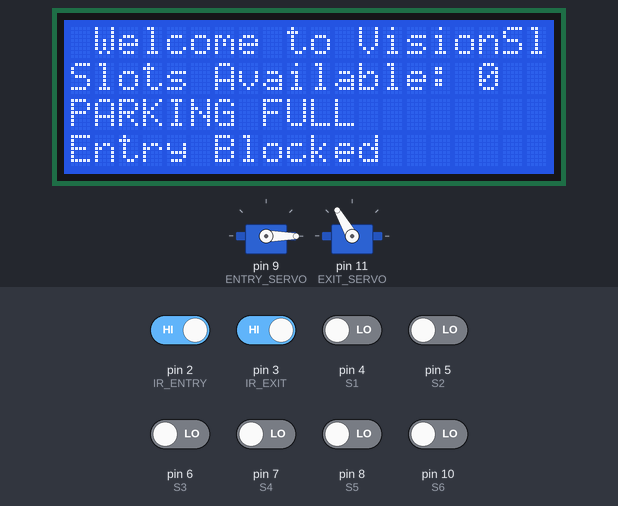
The sketch below on a simulated Arduino Uno, built with avr-gcc and run on an emulated ATmega328P. Parts: 20×4 character LCD, 2 × servo. Inputs (shaded band) come from the test bench; at power-on: pin 2 (IR_ENTRY), pin 3 (IR_EXIT) HIGH, pin 4 (S1), pin 5 (S2), pin 6 (S3), pin 7 (S4), pin 8 (S5), pin 10 (S6) LOW.

Above: at 1.2 s.
1.3 s: pin 4 (S1) driven HIGH
At 1.66 s:
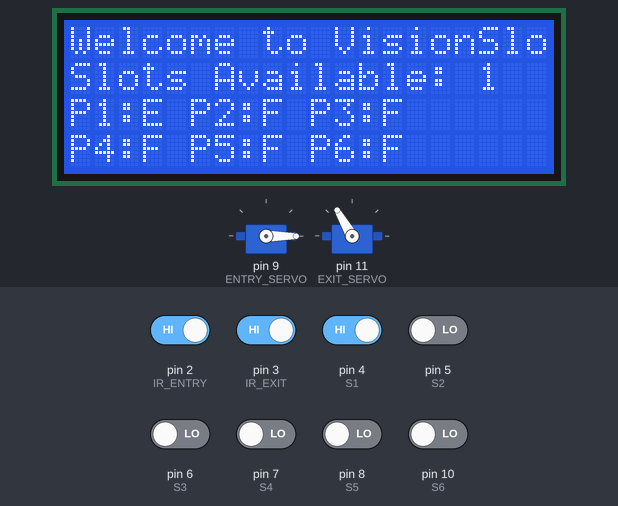
4.3 s: pin 5 (S2) driven HIGH
At 4.93 s:
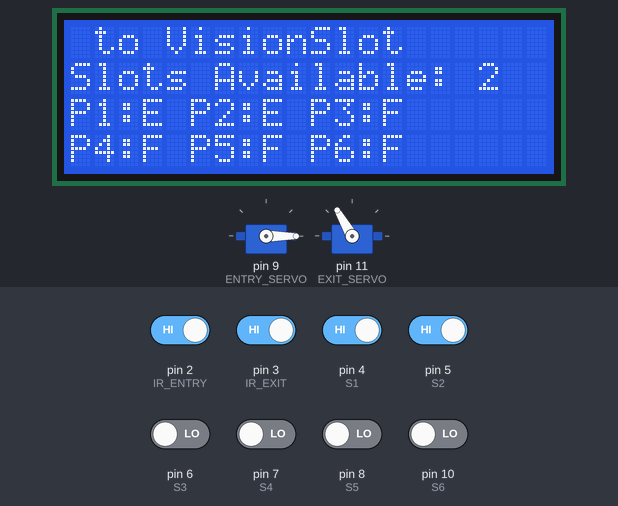
7.3 s: pin 6 (S3) driven HIGH
At 7.74 s:
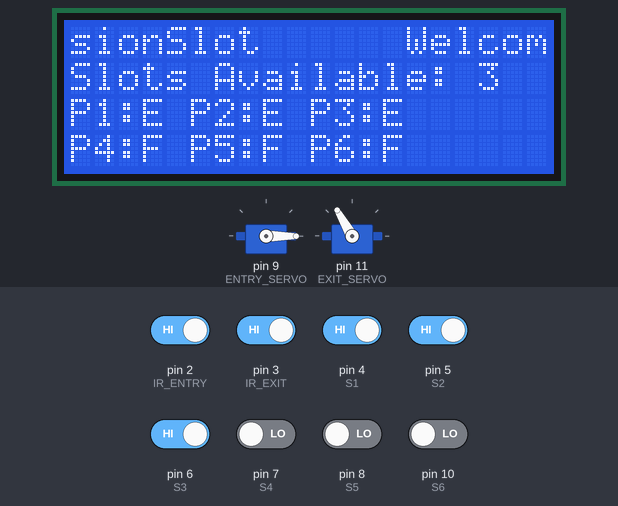
10.3 s: pin 7 (S4) driven HIGH
At 11.01 s:
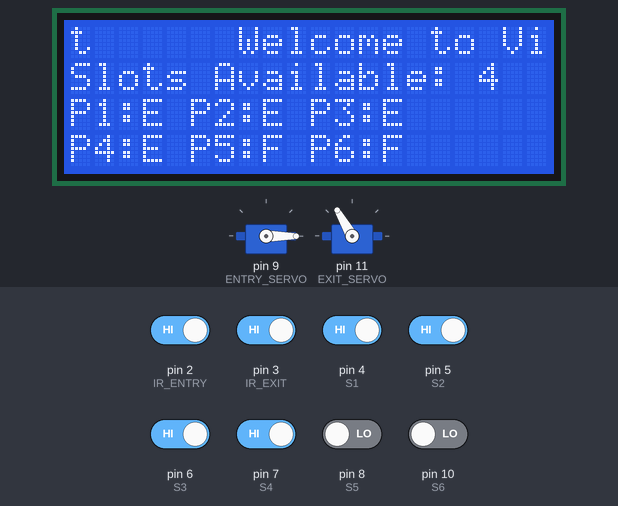
13.2 s: pin 8 (S5) driven HIGH
At 13.82 s:
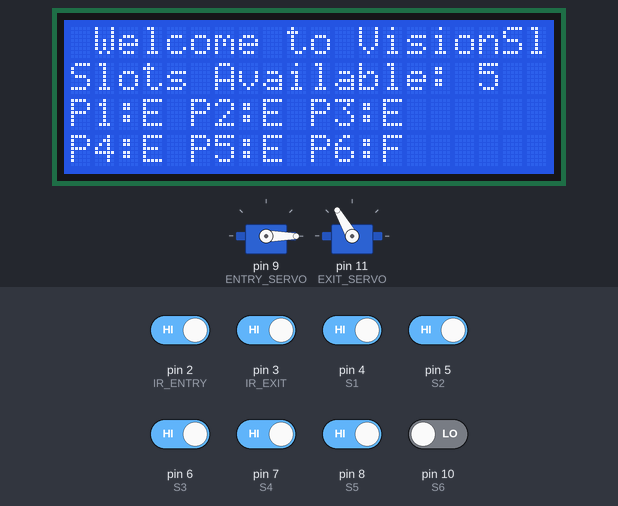
16.2 s: pin 10 (S6) driven HIGH
At 16.63 s:
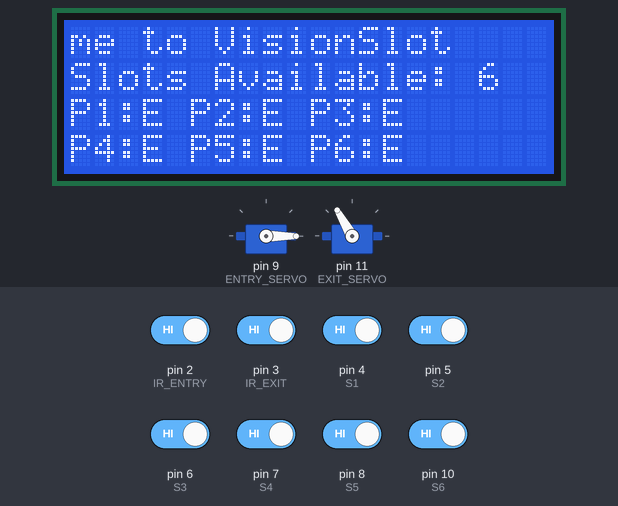
Timing chart, 0 to 19.2 s (numbered marks = the images above; inputs shaded):
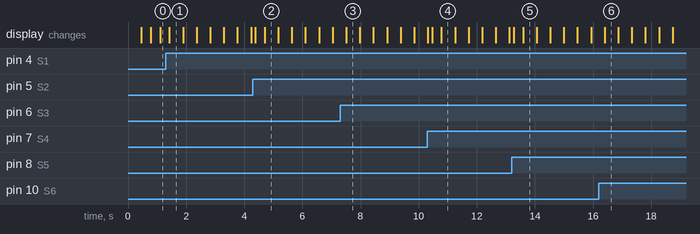

The sketch:

final_code.ino
```cpp
#include <Wire.h>
#include <LiquidCrystal_I2C.h>
#include <Servo.h>

LiquidCrystal_I2C lcd(0x27, 20, 4);

Servo entryServo;
Servo exitServo;

// ---------------- PINS ----------------
#define ENTRY_SERVO 9
#define EXIT_SERVO 11

#define IR_ENTRY 2
#define IR_EXIT 3

#define S1 4
#define S2 5
#define S3 6
#define S4 7
#define S5 8
#define S6 10

// ------------- SETTINGS ---------------
#define ENTRY_OPEN_ANGLE 120
#define ENTRY_CLOSE_ANGLE 0

#define EXIT_OPEN_ANGLE 0     // reversed direction
#define EXIT_CLOSE_ANGLE 120

// ------------- STATES -----------------
bool entryOpen = false;
bool exitOpen  = false;

// -------- SCROLL TEXT -----------------
String scrollText = "   Welcome to VisionSlot   ";
int scrollIndex = 0;
unsigned long lastScroll = 0;

// =====================================
void setup()
{
  lcd.init();
  lcd.backlight();

  entryServo.attach(ENTRY_SERVO);
  exitServo.attach(EXIT_SERVO);

  entryServo.write(ENTRY_CLOSE_ANGLE);
  exitServo.write(EXIT_CLOSE_ANGLE);

  // Stable IR signals
  pinMode(IR_ENTRY, INPUT_PULLUP);
  pinMode(IR_EXIT, INPUT_PULLUP);

  pinMode(S1, INPUT);
  pinMode(S2, INPUT);
  pinMode(S3, INPUT);
  pinMode(S4, INPUT);
  pinMode(S5, INPUT);
  pinMode(S6, INPUT);

  lcd.clear();
}

// =====================================
void loop()
{
  // ---------- READ SLOTS ----------
  int s1 = digitalRead(S1);
  int s2 = digitalRead(S2);
  int s3 = digitalRead(S3);
  int s4 = digitalRead(S4);
  int s5 = digitalRead(S5);
  int s6 = digitalRead(S6);

  int available = 0;

  if(s1) available++;
  if(s2) available++;
  if(s3) available++;
  if(s4) available++;
  if(s5) available++;
  if(s6) available++;

  // ---------- ENTRY GATE ----------
  if(digitalRead(IR_ENTRY) == LOW && available > 0)
  {
    entryServo.write(ENTRY_OPEN_ANGLE);
    entryOpen = true;
  }
  else if(digitalRead(IR_ENTRY) == HIGH)
  {
    entryServo.write(ENTRY_CLOSE_ANGLE);
    entryOpen = false;
  }

  // ---------- EXIT GATE ----------
  if(digitalRead(IR_EXIT) == LOW)
  {
    exitServo.write(EXIT_OPEN_ANGLE);
    exitOpen = true;
  }
  else if(digitalRead(IR_EXIT) == HIGH)
  {
    exitServo.write(EXIT_CLOSE_ANGLE);
    exitOpen = false;
  }

  // ---------- LCD DISPLAY ----------
  updateScroll();
  updateLCD(available, s1,s2,s3,s4,s5,s6);

  delay(100);
}

// =====================================
// SCROLLING HEADER
// =====================================
void updateScroll()
{
  if(millis() - lastScroll > 300)
  {
    lcd.setCursor(0,0);

    String part = scrollText.substring(scrollIndex) +
                  scrollText.substring(0, scrollIndex);

    lcd.print(part.substring(0,20));

    scrollIndex++;
    if(scrollIndex >= scrollText.length())
      scrollIndex = 0;

    lastScroll = millis();
  }
}

// =====================================
// LCD BODY
// =====================================
void updateLCD(int available,
               int s1,int s2,int s3,
               int s4,int s5,int s6)
{
  // Row 2
  lcd.setCursor(0,1);
  lcd.print("Slots Available:   ");
  lcd.setCursor(17,1);
  lcd.print(available);

  if(available == 0)
  {
    lcd.setCursor(0,2);
    lcd.print("PARKING FULL   ");

    lcd.setCursor(0,3);
    lcd.print("Entry Blocked       ");
  }
  else
  {
    // Row 3
    lcd.setCursor(0,2);
    lcd.print("P1:"); lcd.print(s1?"E ":"F ");
    lcd.print("P2:"); lcd.print(s2?"E ":"F ");
    lcd.print("P3:"); lcd.print(s3?"E ":"F ");

    // Row 4
    lcd.setCursor(0,3);
    lcd.print("P4:"); lcd.print(s4?"E ":"F ");
    lcd.print("P5:"); lcd.print(s5?"E ":"F ");
    lcd.print("P6:"); lcd.print(s6?"E ":"F ");
  }
}
```

Measured:
- after the input at 1.3 s, the display: changes after 0.13 s (image 1)
- after the input at 4.3 s, the display: first changes after 0.08 s (image 2 shows a later state)
- after the input at 7.3 s, the display: changes after 0.21 s (image 3)
- after the input at 10.3 s, the display: first differs from a run without the input after 0.17 s (image 4 shows a later state)
- after the input at 13.2 s, the display: first changes after 0.07 s (image 5 shows a later state)
- after the input at 16.2 s, the display: changes after 0.20 s (image 6)
- what the display in image 1 shows lasts 0.5 s, from 1.4 s to 1.9 s
